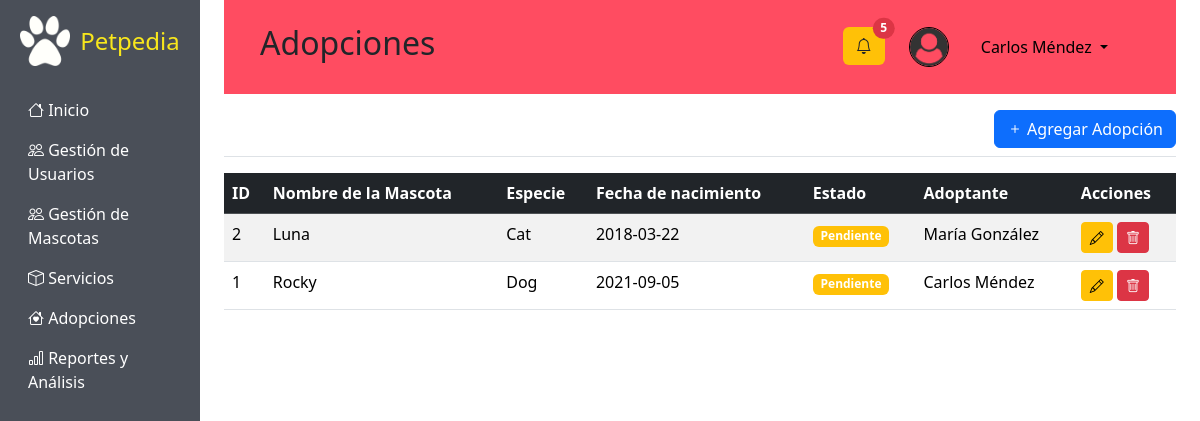
Screenshot of /adoption.php (signed in) with the database file from the repository.
### tables this page shows
CREATE TABLE adoptions (
    adoption_id INT NOT NULL AUTO_INCREMENT,
    pet_id INT NOT NULL,
    user_id INT,
    adoption_date DATE,
    status_id INT,
    PRIMARY KEY (adoption_id),
    FOREIGN KEY (status_id) REFERENCES statuses(status_id),
    FOREIGN KEY (pet_id) REFERENCES pets(pet_id),
    FOREIGN KEY (user_id) REFERENCES users(user_id)
);

CREATE TABLE pets (
    pet_id INT NOT NULL AUTO_INCREMENT,
    name VARCHAR(100) NOT NULL,
    img VARCHAR(100),
    species VARCHAR(50),
    breed VARCHAR(50),
    birth_date DATE,
    main_image_url VARCHAR(255),
    status_id INT,
    PRIMARY KEY (pet_id),
    FOREIGN KEY (status_id) REFERENCES statuses(status_id)
);

CREATE TABLE users (
    user_id INT NOT NULL AUTO_INCREMENT,
    username VARCHAR(50) NOT NULL,
    email VARCHAR(100) UNIQUE NOT NULL,
    password VARCHAR(255) NOT NULL,
    level TINYINT NOT NULL,
    created_at DATETIME DEFAULT CURRENT_TIMESTAMP,
    user_img VARCHAR(100),    PRIMARY KEY (user_id)
);

### adoption.php (the view, shortened to what this page needs)
<?php
include "./php/conexion.php";
$sql = "SELECT
            a.adoption_id,
            p.name AS pet_name,
            p.birth_date AS b_date,
            p.species,
            a.status_id,
            u.username
        FROM adoptions a
        INNER JOIN pets p ON a.pet_id = p.pet_id
        INNER JOIN users u ON a.user_id = u.user_id
        ORDER BY a.adoption_id DESC";
$res = $conexion->query($sql) or die($conexion->error);
$title="Adopciones";
?>
<!DOCTYPE html>
<html lang="en">
  <head>
    <link
      href="https://cdn.jsdelivr.net/npm/bootstrap@5.3.2/dist/css/bootstrap.min.css"
      rel="stylesheet"
    />
    <link
      href="https://cdn.jsdelivr.net/npm/bootstrap-icons/font/bootstrap-icons.css"
      rel="stylesheet"
    />
  </head>
  <body>
    <div class="container-fluid">
      <div class="row">
        <?php include "./layouts/aside.php" ?>
        <main class="col-md-9 ms-sm-auto col-lg-10 px-md-4">
        <?php include "./layouts/header.php" ?>
          <div
            class="d-flex justify-content-end flex-wrap flex-md-nowrap align-items-center pt-3 pb-2 mb-3 border-bottom"
          >
            <button
              class="btn btn-primary"
              data-bs-toggle="modal"
              data-bs-target="#addAdoptionModal"
            >
              <i class="bi bi-plus"></i> Agregar Adopción
            </button>
          </div>
          <div class="table-responsive">
            <table class="table table-striped table-hover">
              <thead class="table-dark">
                <tr>
                  <th>ID</th>
                  <th>Nombre de la Mascota</th>
                  <th>Especie</th>
                  <th>Fecha de nacimiento</th>
                  <th>Estado</th>
                  <th>Adoptante</th>
                  <th>Acciones</th>
                </tr>
              </thead>
              <tbody>
              <?php
                    while($fila=mysqli_fetch_array($res)){
                  ?>
                <tr>
                <td><?php echo $fila['adoption_id'] ?></td>
                <td><?php echo $fila['pet_name'] ?></td>
                <td><?php echo $fila['species'] ?></td>
                <td><?php echo $fila['b_date'] ?></td>
                <td><?php
                      if($fila['status_id']==2){
                        echo '<span class="badge bg-warning">Pendiente</span>';
                      }
                    ?></td>
                    <td><?php echo $fila['username']; ?></td>
                  <td>
                    <button
                      class="btn btn-warning btn-sm"
                      data-bs-toggle="modal"
                      data-bs-target="#addAdoptionModal"
                    >
                      <i class="bi bi-pencil"></i>
                    </button>
  <button class="btn btn-sm btn-danger btnEliminar"
          data-id="<?php echo $fila['adoption_id']; ?>"
          data-bs-toggle="modal" data-bs-target="#deleteUserModal">
      <i class="bi bi-trash"></i>
  </button>
                  </td>
                </tr>
                <?php
                    }
                ?>
              </tbody>
            </table>
          </div>
        </main>
      </div>
    </div>
  </body>
</html>

### layouts/aside.php (shortened to what this page needs)
<nav class="col-md-3 col-lg-2 d-md-block sidebar">
  <div class="position-sticky">
  <h4 class="text-center text-yellow py-3 bg logo">
  <img src="./img/iconmonstr-cat-7-240.png" alt="Petpedia Logo" />
  Petpedia
</h4>
    <ul class="nav flex-column">
      <li class="nav-item">
        <a class="nav-link" href="./dashboard.php">
          <i class="bi bi-house"></i> Inicio
        </a>
      </li>
      <li class="nav-item">
        <a class="nav-link" href="./users.php">
          <i class="bi bi-people"></i> Gestión de Usuarios
        </a>
      </li>
      <li class="nav-item">
        <a class="nav-link" href="./pets.php">
          <i class="bi bi-people"></i> Gestión de Mascotas
        </a>
      </li>
      <li class="nav-item">
        <a class="nav-link" href="./services.php">
          <i class="bi bi-box"></i> Servicios
        </a>
      </li>
      <li class="nav-item">
        <a class="nav-link" href="./adoption.php">
          <i class="bi bi-house-heart"></i> Adopciones
        </a>
      </li>
      <li class="nav-item">
        <a class="nav-link" href="./stats.php">
          <i class="bi bi-bar-chart"></i> Reportes y Análisis
        </a>
      </li>
    </ul>
  </div>
</nav>

### layouts/header.php (shortened to what this page needs)
<nav class="px-4 py-4 navbar navbar-expand-lg" style="background-color: #ff4c61; width: 100%;">
  <div class="container-fluid">
    <h1 class="h2"><?php echo ($title) ?></h1>
    <div
      class="collapse navbar-collapse justify-content-end"
      id="navbarSupportedContent"
    >
      <ul class="navbar-nav">
        <li class="nav-item mx-4">
          <button
            type="button"
            class="btn bg-warning position-relative"
          >
            <i class="bi bi-bell"></i>
            <span
              class="position-absolute top-0 start-100 translate-middle badge rounded-pill bg-danger"
            >
              5
            </span>
          </button>
        </li>
        <img
                      src="./img/R.png"
                      style="
                        width: 40px;
                        border-radius: 50%;
                        border: 1px solid black;
                      "
                    />
        <li class="nav-item dropdown mx-4">
          <a
            class="nav-link dropdown-toggle active"
            href="#"
            role="button"
            data-bs-toggle="dropdown"
            aria-expanded="false"
          >
            <?php
            $user=$_SESSION['userdata'];
            echo $user['nombre'];
            ?>
          </a>
        </li>
      </ul>
    </div>
  </div>
</nav>

### layouts/aside.php (style rules this page uses)
.sidebar { min-height: 100vh; background-color: #4a4f58; overflow-y: auto; }
.sidebar .nav-link { color: #ffffff; transition: color 0.3s; }
.logo { color: #f8e71c; display: flex; align-items: center; justify-content: center; }
.logo img { height: 50px; margin-right: 10px; }

### rows the page displays
adoptions: adoption_id "2", pet.name "Luna", pet.species "Cat", pet.birth_date "2018-03-22", shows "Pendiente", user.username "María González"
adoptions: adoption_id "1", pet.name "Rocky", pet.species "Dog", pet.birth_date "2021-09-05", shows "Pendiente", user.username "Carlos Méndez"

### other values shown
$title "Adopciones"
$user['nombre'] "Carlos Méndez"
